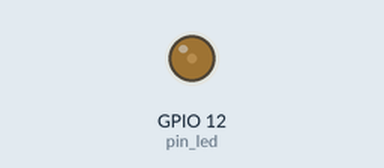
Bench run of a program on a simulated Raspberry Pi (BCM pin numbers). Shown: output pins drawn as LEDs (lit = HIGH). At 20.2 s the program stops and its outputs stay as they are.

Above: at 1.95 s.
At 6.05 s:
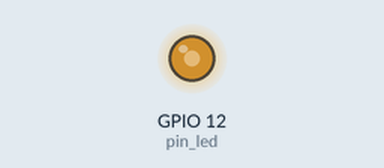
At 10.1 s:
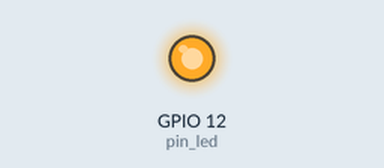
At 20.2 s:
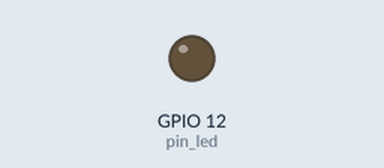
Timing chart, 0 to 21.7 s (numbered marks = the images above):
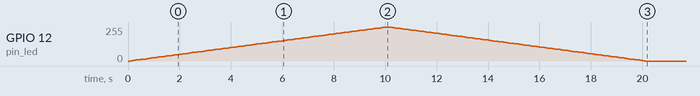

Measured:
- by itself, GPIO 12 (pin_led): rises from 0/255 to 255/255 in 9.9 s, then falls to 0/255 in 10.1 s

The program:

R07LedPwm.py
```python
import RPi.GPIO as GPIO
import time

pin_led = 12

GPIO.setmode(GPIO.BCM)
GPIO.setup(pin_led, GPIO.OUT)

pwm_led = GPIO.PWM(pin_led, 50)
pwm_led.start(100)

for power in range(101):
    pwm_led.ChangeDutyCycle(power)
    time.sleep(0.1)

for power in range(100, -1, -1):
    pwm_led.ChangeDutyCycle(power)
    time.sleep(0.1)

GPIO.cleanup()
```
